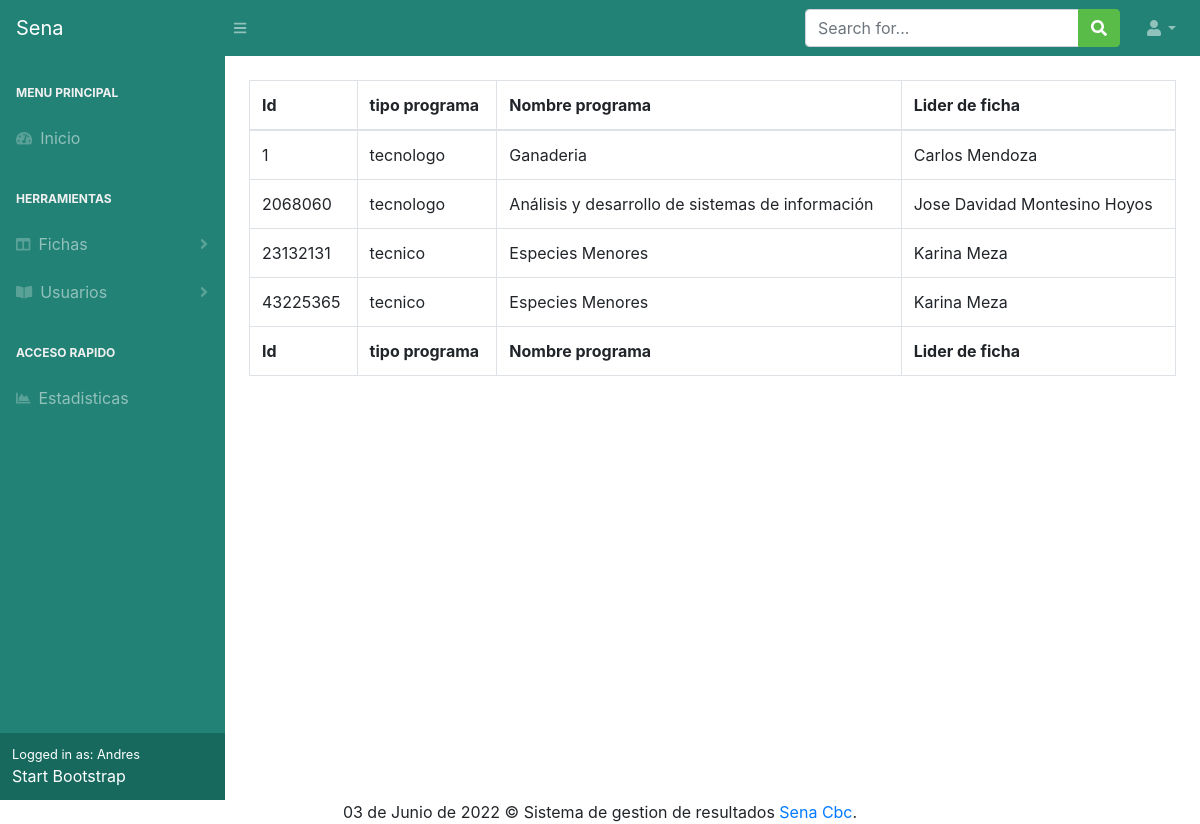
The page /sistema/ (signed in) on the database its author committed.
### tables this page shows
CREATE TABLE `fichas` (
  `id_ficha` int(11) NOT NULL,
  `tipo_programa` enum('especializacion','tecnologo','tecnico') DEFAULT NULL,
  `nombre_programa` int(11) NOT NULL,
  `lider_ficha` int(11) NOT NULL
);

CREATE TABLE `programa` (
  `id_programa` int(11) NOT NULL,
  `pro_nombre` varchar(50) NOT NULL
);

### sistema/includes/functions.php (called while the page is built, shortened)
<?php
	function fechaColombia(){
		$mes = array("","Enero",
					  "Febrero",
					  "Marzo",
					  "Abril",
					  "Mayo",
					  "Junio",
					  "Julio",
					  "Agosto",
					  "Septiembre",
					  "Octubre",
					  "Noviembre",
					  "Diciembre");
		return date('d')." de ". $mes[date('n')] . " de " . date('Y');
	}
 ?>

### sistema/index.php (the view, shortened to what this page needs)
<?php include_once "includes/header.php";
?>
	<div id="layoutSidenav_content">
        <main class="container ">
            <br>
        <div class="table-responsive">
                    <table class="table table-bordered" id="dataTable" width="100%" cellspacing="0">
                        <thead>
                            <tr>
                                <th>Id</th>
                                <th>tipo programa</th>
                                <th>Nombre programa</th>
                                <th>Lider de ficha</th>
                            </tr>
                        </thead>
                        <tfoot>
                            <tr>
                                <th>Id</th>
                                <th>tipo programa</th>
                                <th>Nombre programa</th>
                                <th>Lider de ficha</th>
                            </tr>
                        </tfoot>
                        <tbody>
                        <?php
                            foreach($ficha as $dat) {
                            ?>
                            <tr>
                                <td><?php echo $dat["id_ficha"];?></td>
                                <td><?php echo $dat["tipo_programa"];?></td>
                                <td><?php echo $dat["pro_nombre"];?></td>
                                <td><?php echo $dat["lider"];?></td>
                            </tr>
                            <?php } ?>
                        </tbody>
                    </table>
                </div>
            </main>
            </div>
<?php include_once "includes/footer.php"; ?>

### sistema/includes/header.php (shortened to what this page needs)
<?php
include "includes/functions.php";
$objeto = new Conexion();
$conexion = $objeto->Conectar();
$fichas = "SELECT id_ficha, tipo_programa, pro_nombre, concat(usuarios.nombre,' ',usuarios.apellido) as lider, lider_ficha from fichas join programa on nombre_programa=id_programa join usuarios on id_usuario=lider_ficha ";
$resultado = $conexion->prepare($fichas);
$resultado->execute();
$ficha=$resultado->fetchAll(PDO::FETCH_ASSOC);
?>
<!DOCTYPE html>
<html lang="en">
<head>
    <link rel="stylesheet" href="vendor/bootstrap/css/bootstrap.min.css">
    <link rel="stylesheet" href="css/style.css">
    <link rel="stylesheet" href="vendor/datatables/datatables.min.css">
    <link rel="stylesheet" href="vendor/datatables/DataTables-1.10.18/css/dataTables.bootstrap4.min.css">
</head>
<body>
    <header class="header">
        <nav class="sb-topnav navbar navbar-expand navbar-dark bg-dark">
                <a class="navbar-brand" href="index.php">Sena</a>
                <button class="btn btn-link btn-sm order-1 order-lg-0" id="sidebarToggle" href="#"><i class="fas fa-bars"></i></button>
                <form class="d-none d-md-inline-block form-inline ml-auto mr-0 mr-md-3 my-2 my-md-0">
                    <div class="input-group">
                        <input class="form-control" type="text" placeholder="Search for..." aria-label="Search" aria-describedby="basic-addon2" />
                        <div class="input-group-append">
                            <button class="btn btn-primary" type="button"><i class="fas fa-search"></i></button>
                        </div>
                    </div>
                </form>
                <ul class="navbar-nav ml-auto ml-md-0">
                    <li class="nav-item dropdown">
                        <a class="nav-link dropdown-toggle" id="userDropdown" href="#" role="button" data-toggle="dropdown" aria-haspopup="true" aria-expanded="false"><i class="fas fa-user fa-fw"></i></a>
                    </li>
                </ul>
            </nav>
    </header>
        <div id="layoutSidenav">
            <div id="layoutSidenav_nav">
                <nav class="sb-sidenav accordion sb-sidenav-dark" id="sidenavAccordion">
                    <div class="sb-sidenav-menu">
                        <div class="nav">
                            <div class="sb-sidenav-menu-heading" >Menu principal</div>
                            <a class="nav-link" href="index.php">
                                <div class="sb-nav-link-icon"><i class="fas fa-tachometer-alt"></i></div>
                                Inicio
                            </a>
                            <div class="sb-sidenav-menu-heading">Herramientas</div>
                            <a class="nav-link collapsed" href="#" data-toggle="collapse" data-target="#collapseLayouts" aria-expanded="false" aria-controls="collapseLayouts">
                                <div class="sb-nav-link-icon"><i class="fas fa-columns"></i></div>
                                Fichas
                                <div class="sb-sidenav-collapse-arrow"><i class="fas fa-angle-down"></i></div>
                            </a>
                            <a class="nav-link collapsed" href="#" data-toggle="collapse" data-target="#collapseUsuarios" aria-expanded="false" aria-controls="collapseUsuarios">
                                <div class="sb-nav-link-icon"><i class="fas fa-book-open"></i></div>
                                Usuarios
                                <div class="sb-sidenav-collapse-arrow"><i class="fas fa-angle-down"></i></div>
                            </a>
                            <div class="sb-sidenav-menu-heading">Acceso rapido</div>
                            <a class="nav-link" href="estadisticas/index.php">
                                <div class="sb-nav-link-icon"><i class="fas fa-chart-area"></i></div>
                                Estadisticas
                            </a>
                        </div>
                    </div>
                    <div class="sb-sidenav-footer">
                        <div class="small">Logged in as: <?php echo $_SESSION['nombre']; ?></div>
                        Start Bootstrap
                    </div>
                </nav>
            </div>
</body>
</html>

### sistema/includes/footer.php (shortened to what this page needs)
<footer class="footer">
  <div class="footer__block block no-margin-bottom">
    <div class="container-fluid text-center">
      <p class="no-margin-bottom"><?php echo fechaColombia(); ?> &copy; Sistema de gestion de resultados <a href="https://sena.com">Sena Cbc</a>.</p>
    </div>
  </div>
</footer>

### rows shown on the page
fichas: id_ficha "1", tipo_programa "tecnologo", nombre_programa.pro_nombre "Ganaderia", lider "Carlos Mendoza"
fichas: id_ficha "2068060", tipo_programa "tecnologo", nombre_programa.pro_nombre "Análisis y desarrollo de sistemas de información", lider "Jose Davidad Montesino Hoyos"
fichas: id_ficha "23132131", tipo_programa "tecnico", nombre_programa.pro_nombre "Especies Menores", lider "Karina Meza"
fichas: id_ficha "43225365", tipo_programa "tecnico", nombre_programa.pro_nombre "Especies Menores", lider "Karina Meza"

### other values the page prints
$_SESSION['nombre'] "Andres"
fechaColombia() "03 de Junio de 2022"
